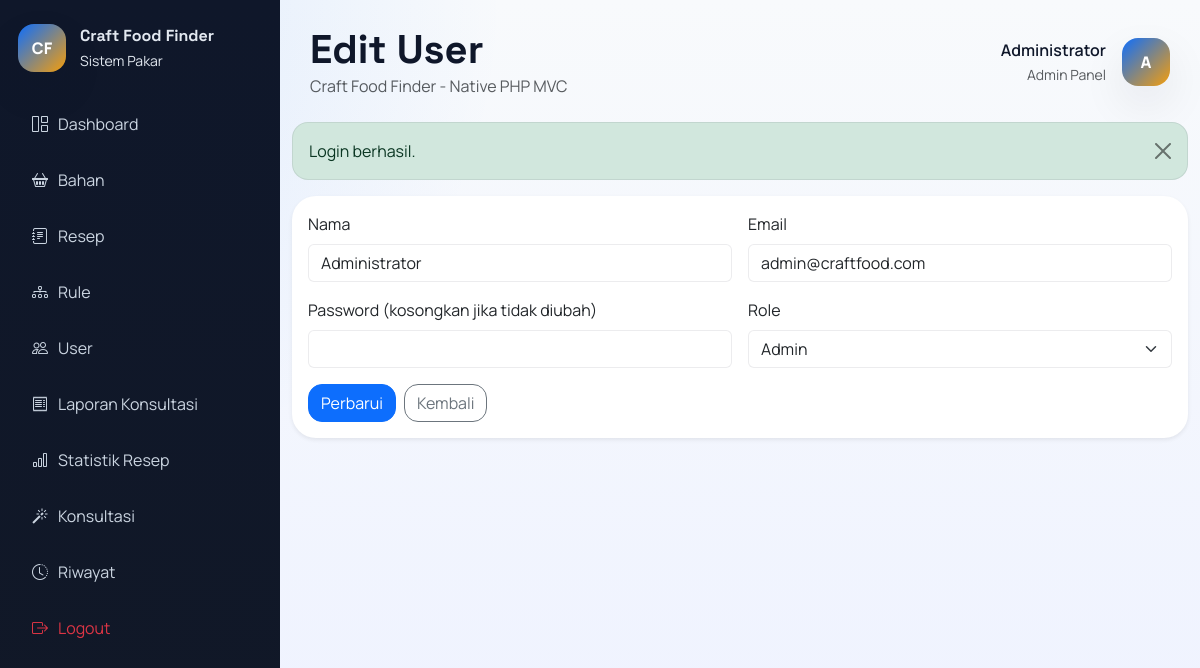
Screenshot of /index.php?route=user/edit&id=1 (signed in) with the database file from the repository.
### tables this page shows
CREATE TABLE users (
    id INT AUTO_INCREMENT PRIMARY KEY,
    nama VARCHAR(100) NOT NULL,
    email VARCHAR(150) NOT NULL UNIQUE,
    password VARCHAR(255) NOT NULL,
    role ENUM('admin', 'user') NOT NULL DEFAULT 'user',
    created_at TIMESTAMP DEFAULT CURRENT_TIMESTAMP
);

### app/core/BaseController.php (called while the page is built, shortened)
<?php
class BaseController
{
    protected function render(string $view, array $data = [], string $layout = 'user'): void
    {
        extract($data);
        $viewFile = __DIR__ . '/../../views/' . $view . '.php';
        require $viewFile;
        $content = ob_get_clean();
        $layoutFile = __DIR__ . '/../../views/layouts/' . $layout . '.php';
        require $layoutFile;
    }
}

### app/controllers/UserController.php (called while the page is built, shortened)
<?php
class UserController extends BaseController
{
    public function edit(): void
    {
        $id = (int) ($_GET['id'] ?? 0);
        $user = $this->userModel->find($id);
        $this->render('admin/users/form', [
            'title' => 'Edit User',
            'user' => $user,
            'action' => 'user/update&id=' . $id,
        ], 'admin');
    }
}

### public/index.php (called while the page is built, shortened)
<?php
$route = $_GET['route'] ?? '';
[$controllerSegment, $action] = array_pad(explode('/', $route, 2), 2, 'index');
$controller = new $controllerName();
$action = $action ?: 'index';
$controller->{$action}();

### app/config/config.php (called while the page is built, shortened)
<?php
return [
    'app_name' => 'Craft Food Finder',
    'app_url' => rtrim((string) (getenv('APP_URL') ?: 'http://localhost:8080'), '/'),
    'session_name' => 'craft_food_finder_session',
    'db_host' => getenv('DB_HOST') ?: 'mysql',
    'db_port' => getenv('DB_PORT') ?: '3306',
    'db_name' => getenv('DB_DATABASE') ?: 'craft_food_finder',
    'db_user' => getenv('DB_USERNAME') ?: 'root',
    'db_pass' => getenv('DB_PASSWORD') ?: 'secret',
    'db_charset' => 'utf8mb4',
    'upload_dir' => __DIR__ . '/../../public/assets/uploads',
    'upload_url' => '/assets/uploads',
];

### app/config/database.php (called while the page is built, shortened)
<?php
function db(): PDO
{
    $config = require __DIR__ . '/config.php';
    $dsn = sprintf(
        'mysql:host=%s;port=%s;dbname=%s;charset=%s',
        $config['db_host'],
        $config['db_port'],
        $config['db_name'],
        $config['db_charset']
    );
    $pdo = new PDO($dsn, $config['db_user'], $config['db_pass'], [
        PDO::ATTR_ERRMODE => PDO::ERRMODE_EXCEPTION,
        PDO::ATTR_DEFAULT_FETCH_MODE => PDO::FETCH_ASSOC,
        PDO::ATTR_EMULATE_PREPARES => false,
    ]);
    return $pdo;
}

### app/helpers.php (called while the page is built, shortened)
<?php
function config(string $key, mixed $default = null): mixed
{
    global $config;
    return $config[$key] ?? $default;
}
function e(mixed $value): string
{
    return htmlspecialchars((string) $value, ENT_QUOTES, 'UTF-8');
}
function route_url(string $route = ''): string
{
    $base = rtrim(config('app_url', 'http://localhost:8080'), '/');
    return $base . '/index.php?route=' . $route;
}
function asset_url(string $path): string
{
    return rtrim(config('app_url', 'http://localhost:8080'), '/') . '/' . ltrim($path, '/');
}
function old(string $key, mixed $default = ''): mixed
{
    return $_SESSION['_old'][$key] ?? $default;
}
function auth_user(): ?array
{
    return $_SESSION['auth_user'] ?? null;
}
function selected(array $values, mixed $value): string
{
    return in_array((string) $value, array_map('strval', $values), true) ? 'selected' : '';
}

### app/core/BaseModel.php (called while the page is built, shortened)
<?php
class BaseModel
{
    protected PDO $pdo;
    protected string $table = '';
    protected string $primaryKey = 'id';
    public function __construct()
    {
        $this->pdo = db();
    }
    public function find(int $id): ?array
    {
        $stmt = $this->pdo->prepare('SELECT * FROM ' . $this->table . ' WHERE ' . $this->primaryKey . ' = :id LIMIT 1');
        $stmt->execute(['id' => $id]);
        $row = $stmt->fetch();
        return $row ?: null;
    }
}

### views/admin/users/form.php (the view, shortened to what this page needs)
<?php $isEdit = !empty($user); ?>
<div class="card shadow-sm border-0">
    <div class="card-body">
        <form method="POST" action="<?= route_url($action) ?>">
            <div class="row g-3">
                <div class="col-12 col-lg-6">
                    <label class="form-label">Nama</label>
                    <input type="text" name="nama" class="form-control" value="<?= e(old('nama', $user['nama'] ?? '')) ?>" required>
                </div>
                <div class="col-12 col-lg-6">
                    <label class="form-label">Email</label>
                    <input type="email" name="email" class="form-control" value="<?= e(old('email', $user['email'] ?? '')) ?>" required>
                </div>
                <div class="col-12 col-lg-6">
                    <label class="form-label">Password <?= $isEdit ? '(kosongkan jika tidak diubah)' : '' ?></label>
                    <input type="password" name="password" class="form-control" <?= $isEdit ? '' : 'required' ?>>
                </div>
                <div class="col-12 col-lg-6">
                    <label class="form-label">Role</label>
                    <select name="role" class="form-select">
                        <option value="admin" <?= selected([old('role', $user['role'] ?? 'user')], 'admin') ?>>Admin</option>
                    </select>
                </div>
            </div>
            <div class="d-flex gap-2 mt-3">
                <button type="submit" class="btn btn-primary"><?= $isEdit ? 'Perbarui' : 'Simpan' ?></button>
                <a href="<?= route_url('user/index') ?>" class="btn btn-outline-secondary">Kembali</a>
            </div>
        </form>
    </div>
</div>

### views/layouts/admin.php (shortened to what this page needs)
<!doctype html>
<html lang="id">
<head>
    <link href="https://cdn.jsdelivr.net/npm/bootstrap@5.3.3/dist/css/bootstrap.min.css" rel="stylesheet">
    <link href="https://cdn.jsdelivr.net/npm/bootstrap-icons@1.11.3/font/bootstrap-icons.min.css" rel="stylesheet">
    <link href="https://cdn.jsdelivr.net/npm/sweetalert2@11/dist/sweetalert2.min.css" rel="stylesheet">
    <link href="https://cdn.datatables.net/1.13.8/css/dataTables.bootstrap5.min.css" rel="stylesheet">
    <link href="<?= asset_url('css/style.css') ?>" rel="stylesheet">
</head>
<body class="admin-body">
<div class="admin-shell">
    <aside class="admin-sidebar">
        <div class="sidebar-brand">
            <div class="brand-badge">CF</div>
            <div>
                <div class="brand-title"><?= e(config('app_name')) ?></div>
                <small>Sistem Pakar</small>
            </div>
        </div>
        <nav class="sidebar-nav">
            <a href="<?= route_url('dashboard/admin') ?>" class="nav-link"><i class="bi bi-grid-1x2"></i> Dashboard</a>
            <a href="<?= route_url('ingredient/index') ?>" class="nav-link"><i class="bi bi-basket2"></i> Bahan</a>
            <a href="<?= route_url('recipe/index') ?>" class="nav-link"><i class="bi bi-journal-text"></i> Resep</a>
            <a href="<?= route_url('rule/index') ?>" class="nav-link"><i class="bi bi-diagram-3"></i> Rule</a>
            <a href="<?= route_url('user/index') ?>" class="nav-link"><i class="bi bi-people"></i> User</a>
            <a href="<?= route_url('report/consultations') ?>" class="nav-link"><i class="bi bi-receipt"></i> Laporan Konsultasi</a>
            <a href="<?= route_url('report/recipeUsage') ?>" class="nav-link"><i class="bi bi-bar-chart"></i> Statistik Resep</a>
            <a href="<?= route_url('consultation/form') ?>" class="nav-link"><i class="bi bi-magic"></i> Konsultasi</a>
            <a href="<?= route_url('consultation/history') ?>" class="nav-link"><i class="bi bi-clock-history"></i> Riwayat</a>
            <a href="<?= route_url('auth/logout') ?>" class="nav-link text-danger"><i class="bi bi-box-arrow-right"></i> Logout</a>
        </nav>
    </aside>
    <div class="admin-main">
        <header class="admin-topbar">
            <div>
                <h1 class="page-title mb-0"><?= e($title ?? 'Dashboard') ?></h1>
                <p class="text-muted mb-0">Craft Food Finder - Native PHP MVC</p>
            </div>
            <div class="d-flex align-items-center gap-3">
                <div class="text-end">
                    <div class="fw-semibold"><?= e(auth_user()['nama'] ?? 'Admin') ?></div>
                    <small class="text-muted">Admin Panel</small>
                </div>
                <div class="avatar-circle"><?= strtoupper(substr((string) (auth_user()['nama'] ?? 'A'), 0, 1)) ?></div>
            </div>
        </header>
        <section class="content-wrap container-fluid py-4">
            <?php require __DIR__ . '/../partials/flash.php'; ?>
            <?= $content ?>
        </section>
    </div>
</div>
</body>
</html>

### public/css/style.css (style rules this page uses)
:root { --bg: #f5f7fb; --surface: #ffffff; --surface-2: #0f172a; --primary: #0d6efd; --primary-2: #1d4ed8; --accent: #f59e0b; --text: #0f172a; --muted: #64748b; --border: rgba(15, 23, 42, 0.08); --shadow: 0 18px 45px rgba(15, 23, 42, 0.08); }
* { box-sizing: border-box; }
body { margin: 0; font-family: 'Manrope', 'Segoe UI', sans-serif; background: radial-gradient(circle at top left, rgba(13, 110, 253, 0.12), transparent 35%), linear-gradient(180deg, #f8fafc 0%, #eef2ff 100%); color: var(--text); }
h1, h2, h3, h4, h5, .navbar-brand, .brand-title { font-family: 'Space Grotesk', 'Segoe UI', sans-serif; }
a { text-decoration: none; }
.admin-shell { display: grid; grid-template-columns: 280px 1fr; min-height: 100vh; }
.admin-sidebar { background: linear-gradient(180deg, #0f172a 0%, #111827 100%); color: #e2e8f0; padding: 24px 18px; position: sticky; top: 0; height: 100vh; overflow-y: auto; }
.sidebar-brand { display: flex; align-items: center; gap: 14px; margin-bottom: 28px; }
.brand-badge, .auth-logo, .avatar-circle { width: 48px; height: 48px; display: grid; place-items: center; border-radius: 16px; background: linear-gradient(135deg, var(--primary) 0%, var(--accent) 100%); color: #fff; font-weight: 800; box-shadow: var(--shadow); }
.brand-title { font-weight: 800; font-size: 1rem; }
.sidebar-nav { display: grid; gap: 8px; }
.sidebar-nav .nav-link { color: #cbd5e1; border-radius: 14px; padding: 12px 14px; display: flex; align-items: center; gap: 10px; transition: all 0.2s ease; }
.admin-main { min-width: 0; }
.admin-topbar { display: flex; justify-content: space-between; align-items: center; gap: 20px; padding: 26px 30px 0; }
.content-wrap { padding-top: 20px; padding-bottom: 28px; }
.card, .table, .form-control, .form-select, .list-group-item, .alert { border-color: var(--border) !important; }
.card { border-radius: 24px; }
.btn { border-radius: 14px; }
.page-title { font-weight: 800; }

### rows the page displays
users: nama "Administrator", nama "A", email "admin@craftfood.com"

### other values shown
config('app_name') "Craft Food Finder"
$title "Edit User"
$message "Login berhasil."
